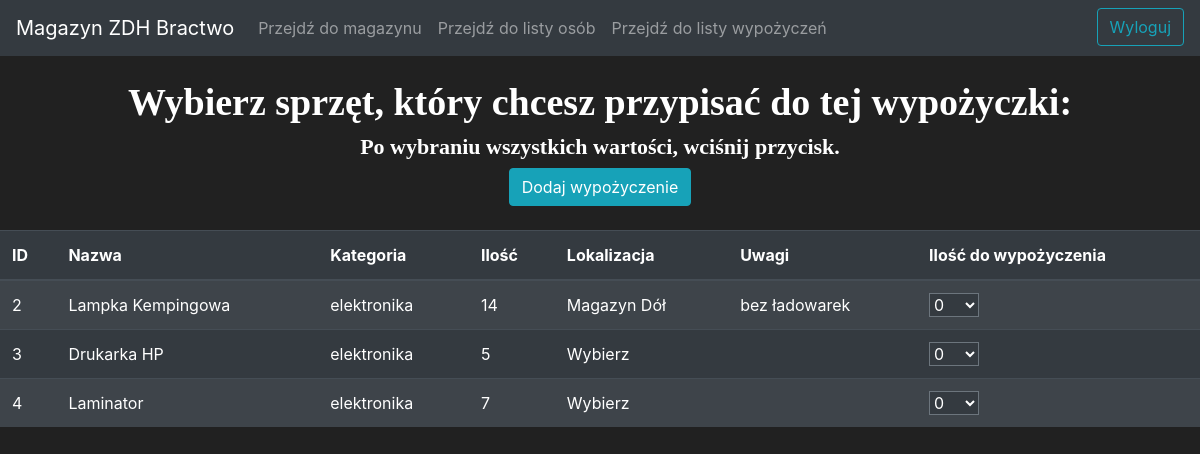
Page /magazine/choose (signed in) on the committed database.
### app.py (models this page shows, shortened)
class Item(db.Model):
    id = db.Column(db.Integer(), primary_key=True)
    name = db.Column(db.String(length=30), nullable=False, unique=True)
    category = db.Column(db.String(length=30), nullable=False)
    amount = db.Column(db.Integer(), nullable=True)
    localization = db.Column(db.String(length=30), nullable=False)
    notes = db.Column(db.String(length=60), nullable=True)

### app.py (the view)
@app.route("/magazine/choose", methods=['GET'])
@login_required
def choose_item_list():
    items = Item.query.all()
    return render_template('rental_magazine_choose.html', items=items)

### app.py (called while the page is built)
@login_manager.user_loader
def load_user(user_id):
    return User.query.get(int(user_id))

### templates/rental_magazine_choose.html (shortened to what this page needs)
{% extends "template_main.html" %}
{% block content %}
<br>
<h1 style="font-family: Calibri; font-size: 38px; font-weight: 600; text-align: center;">
    Wybierz sprzęt, który chcesz przypisać do tej wypożyczki:
</h1>
<h1 style="font-family: Calibri; font-size: 22px; font-weight: 600; text-align: center;">
    Po wybraniu wszystkich wartości, wciśnij przycisk.
</h1>
<form method="POST" action="{{ url_for('confirm_rentals') }}">
    <div class="form-wrapper" style="font-size: 16px;">
        <button type="submit" class="btn btn-outline btn-info">
            Dodaj wypożyczenie
        </button>
    </div>
{% endblock %}
{% block table %}
    <table class="table table-striped table-dark">
    <thead>
        <tr>
        <th>ID</th>
        <th>Nazwa</th>
        <th>Kategoria</th>
        <th>Ilość</th>
        <th>Lokalizacja</th>
        <th>Uwagi</th>
        <th>Ilość do wypożyczenia</th>
        </tr>
    </thead>
    <tbody>
        {% for item in items %}
        <tr>
            <td>{{ item.id }}</td>
            <td>{{ item.name }}</td>
            <td>{{ item.category }}</td>
            <td>{{ item.amount }}</td>
            <td>{{ item.localization }}</td>
            <td>{{ item.notes }}</td>
            <td>
                <select name="item_{{ item.id }}" class="form-select bg-dark text-white border-secondary select-fixed">
                    {% for i in range(0, item.amount + 1) %}
                    <option value="{{ i }}">{{ i }}</option>
                    {% endfor %}
                </select>
            </td>
        </tr>
        {% endfor %}
    </tbody>
    </table>
</form>
{% endblock %}

### templates/rental_magazine_choose.html (style rules this page uses)
.form-wrapper { width: fit-content; margin: 0 auto; }
.select-fixed { width: 50px; }

### templates/template_main.html (style rules this page uses)
body { background-color: #212121; color: white }

### rows in the picture
Item: id "2", name "Lampka Kempingowa", category "elektronika", amount "14", localization "Magazyn Dół", notes "bez ładowarek", amount+id "0"
Item: id "3", name "Drukarka HP", category "elektronika", amount "5", localization "Wybierz", amount+id "0"
Item: id "4", name "Laminator", category "elektronika", amount "7", localization "Wybierz", amount+id "0"
